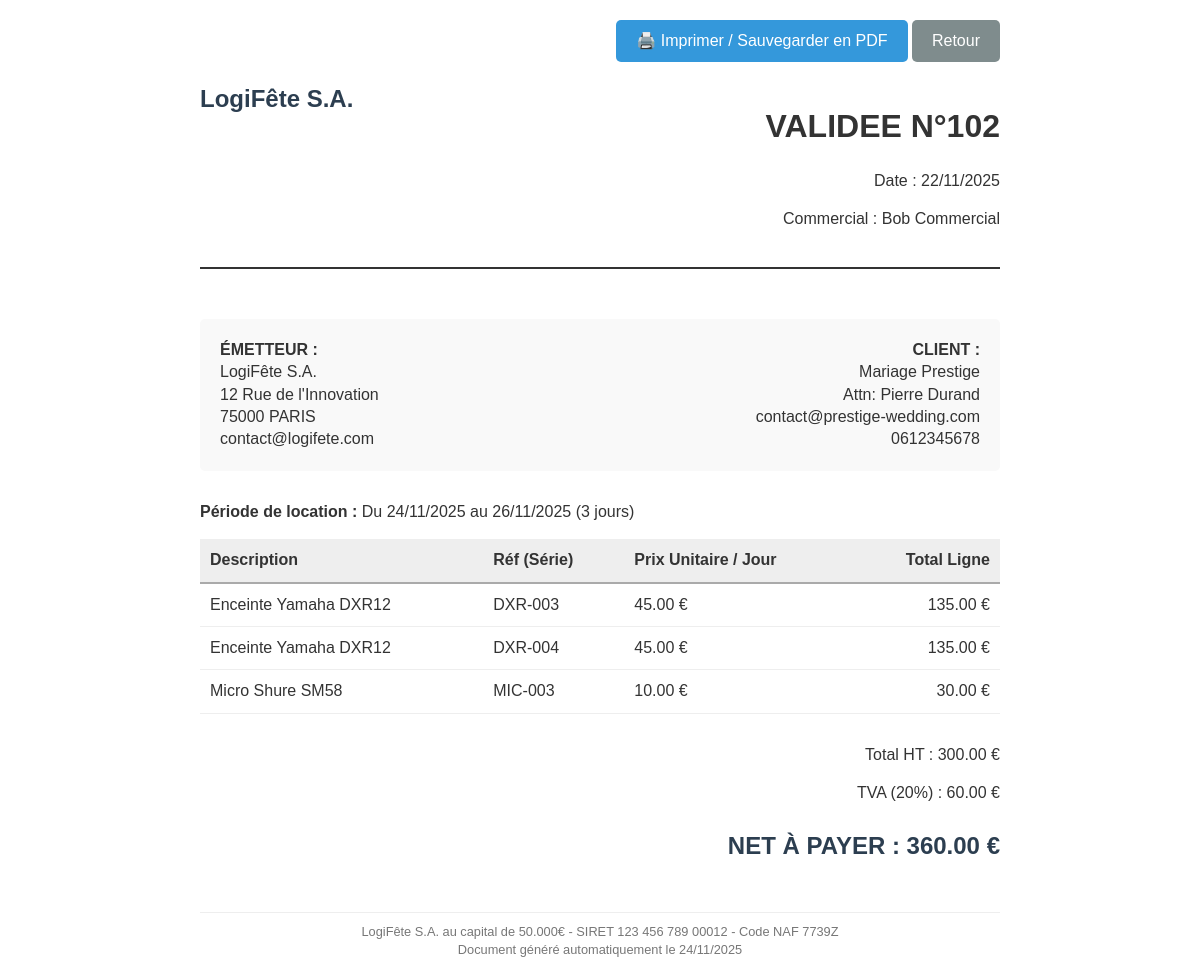
Page /imprimer.php?id=102 on the committed database.
### tables this page shows
CREATE TABLE `commande` (
  `id_commande` int(11) NOT NULL AUTO_INCREMENT,
  `id_client` int(11) NOT NULL,
  `id_commercial` int(11) NOT NULL,
  `date_creation` datetime DEFAULT current_timestamp(),
  `date_debut` date NOT NULL,
  `date_fin` date NOT NULL,
  `etat` enum('devis','validee','terminee','annulee') DEFAULT 'devis',
  `remise_percent` int(11) DEFAULT 0,
  `penalite` decimal(10,2) DEFAULT 0.00,
  `note_interne` text DEFAULT NULL,
  `signature_client` text DEFAULT NULL,
  `date_paiement` date DEFAULT NULL,
  `date_relance` datetime DEFAULT NULL,
  `date_relance_devis` date DEFAULT NULL,
  PRIMARY KEY (`id_commande`),
  KEY `id_client` (`id_client`),
  KEY `id_commercial` (`id_commercial`)
);

CREATE TABLE `utilisateur` (
  `id_user` int(11) NOT NULL AUTO_INCREMENT,
  `nom` varchar(100) NOT NULL,
  `email` varchar(100) NOT NULL,
  `mot_de_passe` varchar(255) NOT NULL,
  `role` enum('admin','commercial','technicien') NOT NULL,
  `signature_data` text DEFAULT NULL,
  PRIMARY KEY (`id_user`),
  UNIQUE KEY `email` (`email`)
);

CREATE TABLE `client` (
  `id_client` int(11) NOT NULL AUTO_INCREMENT,
  `nom_societe` varchar(100) NOT NULL,
  `contact_nom` varchar(100) NOT NULL,
  `email` varchar(100) NOT NULL,
  `telephone` varchar(20) DEFAULT NULL,
  `adresse` varchar(255) DEFAULT NULL,
  PRIMARY KEY (`id_client`)
);

CREATE TABLE `equipement_physique` (
  `num_serie` varchar(50) NOT NULL,
  `id_reference` int(11) NOT NULL,
  `id_fournisseur` int(11) DEFAULT NULL,
  `date_ajout` date DEFAULT NULL,
  `fin_garantie` date DEFAULT NULL,
  `statut` enum('disponible','loue','maintenance','panne') DEFAULT 'disponible',
  `cout_reparations` decimal(10,2) DEFAULT 0.00,
  PRIMARY KEY (`num_serie`),
  KEY `id_reference` (`id_reference`),
  KEY `id_fournisseur` (`id_fournisseur`)
);

CREATE TABLE `reference_materiel` (
  `id_reference` int(11) NOT NULL AUTO_INCREMENT,
  `libelle` varchar(100) NOT NULL,
  `description` text DEFAULT NULL,
  `categorie` enum('Son','Lumière','Vidéo','Structure','Autre') NOT NULL,
  `prix_jour` decimal(10,2) NOT NULL,
  `prix_achat` decimal(10,2) DEFAULT 0.00,
  `image_url` varchar(255) DEFAULT NULL,
  `seuil_alerte` int(11) DEFAULT 2,
  PRIMARY KEY (`id_reference`)
);

### imprimer.php (the view, shortened to what this page needs)
<?php
require 'db.php';
$id = $_GET['id'];
$sql = "SELECT c.*, cl.nom_societe, cl.contact_nom, cl.email, cl.telephone, u.nom as nom_commercial
        FROM commande c
        JOIN client cl ON c.id_client = cl.id_client
        JOIN utilisateur u ON c.id_commercial = u.id_user
        WHERE c.id_commande = ?";
$stmt = $pdo->prepare($sql);
$stmt->execute([$id]);
$inf = $stmt->fetch();
$sql_lignes = "SELECT e.num_serie, r.libelle, r.prix_jour
               FROM reservation_equipement re
               JOIN equipement_physique e ON re.num_serie = e.num_serie
               JOIN reference_materiel r ON e.id_reference = r.id_reference
               WHERE re.id_commande = ?";
$stmt = $pdo->prepare($sql_lignes);
$stmt->execute([$id]);
$lignes = $stmt->fetchAll();
$ts_debut = strtotime($inf['date_debut']);
$ts_fin = strtotime($inf['date_fin']);
$duree = ($ts_fin < $ts_debut) ? 1 : ($ts_fin - $ts_debut) / 86400 + 1;
$total_ht = 0;
?>
<!DOCTYPE html>
<html lang="fr">
<head>
</head>
<body>
    <div class="no-print" style="text-align:right;">
        <a href="javascript:window.print()" class="btn-print">🖨️ Imprimer / Sauvegarder en PDF</a>
        <a href="commande_details.php?id=<?= $id ?>" class="btn-print" style="background:#7f8c8d;">Retour</a>
    </div>
    <div class="header">
        <div class="logo">LogiFête S.A.</div>
        <div class="facture-info">
            <h1><?= strtoupper($inf['etat']) ?> N°<?= $inf['id_commande'] ?></h1>
            <p>Date : <?= date('d/m/Y', strtotime($inf['date_creation'])) ?></p>
            <p>Commercial : <?= htmlspecialchars($inf['nom_commercial']) ?></p>
        </div>
    </div>
    <div class="client-box">
        <div>
            <strong>ÉMETTEUR :</strong><br>
            LogiFête S.A.<br>
            12 Rue de l'Innovation<br>
            75000 PARIS<br>
            contact@logifete.com
        </div>
        <div style="text-align:right;">
            <strong>CLIENT :</strong><br>
            <?= htmlspecialchars($inf['nom_societe']) ?><br>
            Attn: <?= htmlspecialchars($inf['contact_nom']) ?><br>
            <?= htmlspecialchars($inf['email']) ?><br>
            <?= htmlspecialchars($inf['telephone']) ?>
        </div>
    </div>
    <p><strong>Période de location :</strong> Du <?= date('d/m/Y', strtotime($inf['date_debut'])) ?> au <?= date('d/m/Y', strtotime($inf['date_fin'])) ?> (<?= $duree ?> jours)</p>
    <table>
        <thead>
            <tr>
                <th>Description</th>
                <th>Réf (Série)</th>
                <th>Prix Unitaire / Jour</th>
                <th style="text-align:right;">Total Ligne</th>
            </tr>
        </thead>
        <tbody>
            <?php foreach($lignes as $l):
                $prix_ligne = $l['prix_jour'] * $duree;
                $total_ht += $prix_ligne;
            ?>
            <tr>
                <td><?= htmlspecialchars($l['libelle']) ?></td>
                <td><?= htmlspecialchars($l['num_serie']) ?></td>
                <td><?= number_format($l['prix_jour'], 2) ?> €</td>
                <td style="text-align:right;"><?= number_format($prix_ligne, 2) ?> €</td>
            </tr>
            <?php endforeach; ?>
        </tbody>
    </table>
    <div class="totals">
        <p>Total HT : <?= number_format($total_ht, 2) ?> €</p>
        <p>TVA (20%) : <?= number_format($total_ht * 0.20, 2) ?> €</p>
        <p class="total-final">NET À PAYER : <?= number_format($total_ht * 1.20, 2) ?> €</p>
    </div>
    <div class="footer">
        LogiFête S.A. au capital de 50.000€ - SIRET 123 456 789 00012 - Code NAF 7739Z<br>
        Document généré automatiquement le <?= date('d/m/Y') ?>
    </div>
</body>
</html>

### imprimer.php (style rules this page uses)
body { font-family: 'Helvetica', sans-serif; color: #333; line-height: 1.4; max-width: 800px; margin: 0 auto; padding: 20px; }
.header { display: flex; justify-content: space-between; margin-bottom: 50px; border-bottom: 2px solid #333; padding-bottom: 20px; }
.logo { font-size: 24px; font-weight: bold; color: #2c3e50; }
.facture-info { text-align: right; }
.client-box { background: #f9f9f9; padding: 20px; border-radius: 5px; margin-bottom: 30px; display: flex; justify-content: space-between; }
table { width: 100%; border-collapse: collapse; margin-bottom: 30px; }
th { background: #eee; text-align: left; padding: 10px; border-bottom: 2px solid #aaa; }
td { padding: 10px; border-bottom: 1px solid #eee; }
.totals { text-align: right; margin-top: 20px; }
.total-final { font-size: 1.5em; font-weight: bold; color: #2c3e50; }
.footer { margin-top: 50px; font-size: 0.8em; text-align: center; color: #777; border-top: 1px solid #eee; padding-top: 10px; }
.btn-print { background: #3498db; color: white; padding: 10px 20px; text-decoration: none; border-radius: 5px; display: inline-block; margin-bottom: 20px; }

### rows in the picture
commande: etat "VALIDEE", id_commande "102", date_creation "22/11/2025", id_commercial.nom "Bob Commercial", id_client.nom_societe "Mariage Prestige", id_client.contact_nom "Pierre Durand", id_client.email "contact@prestige-wedding.com", id_client.telephone "0612345678", date_debut "24/11/2025", date_fin "26/11/2025", duree "3"
equipement_physique: id_reference.libelle "Enceinte Yamaha DXR12", num_serie "DXR-003", id_reference.prix_jour "45.00", id_reference.date_debut "135.00"
equipement_physique: id_reference.libelle "Enceinte Yamaha DXR12", num_serie "DXR-004", id_reference.prix_jour "45.00", id_reference.date_debut "135.00"
equipement_physique: id_reference.libelle "Micro Shure SM58", num_serie "MIC-003", id_reference.prix_jour "10.00", id_reference.date_debut "30.00"

### other values in the picture
$total_ht "300.00"
$total_ht * 0.20 "60.00"
$total_ht * 1.20 "360.00"
